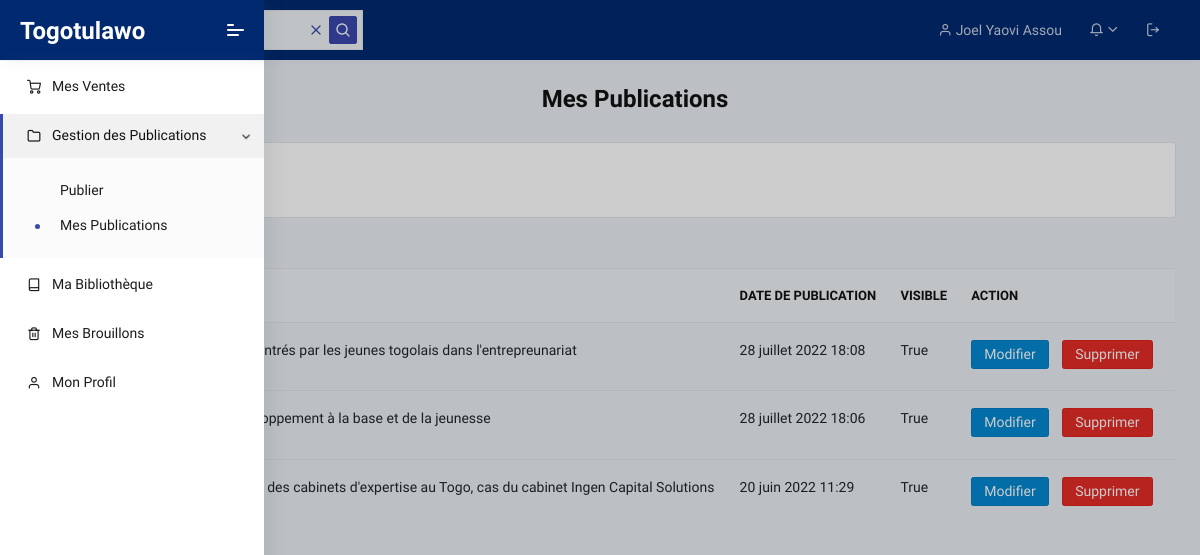
Page /dashboard/liste-article/ (signed in) on the earlier database version.
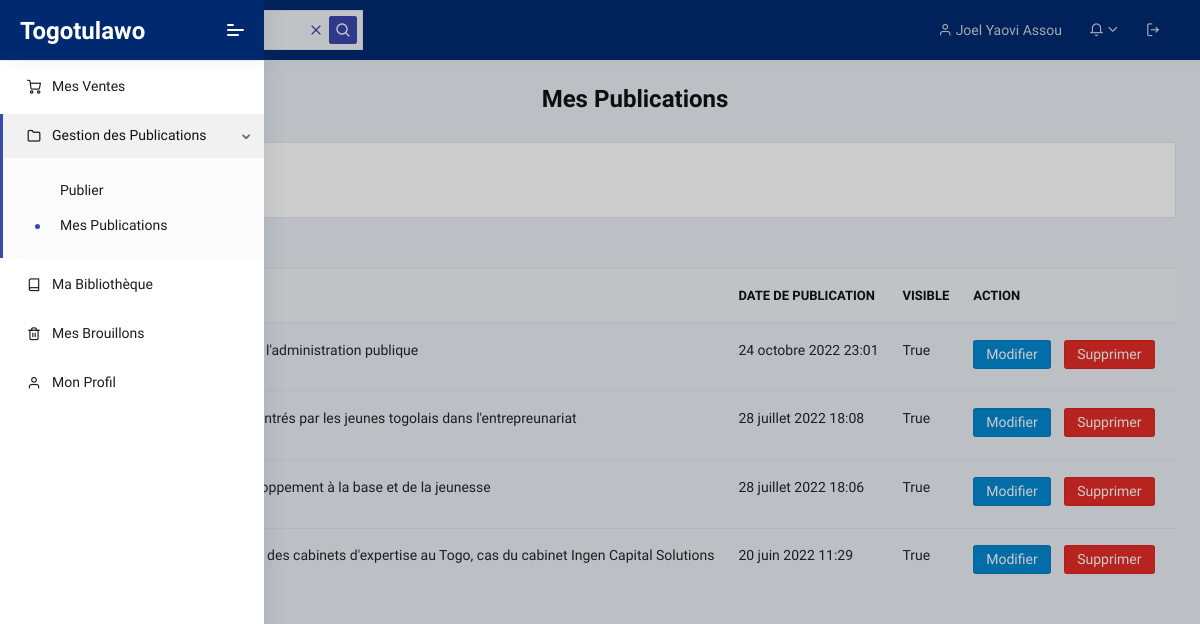
Same page on the later database version.
### main/models/article.py (models this page shows, shortened)
class Article(models.Model):
    option =(
        ('Thèse', 'Thèse'),
        ('Mémoire', 'Mémoire'),
        ('Rapport de stage', 'Rapport de stage'),
        ('Document de synthèse', 'Document de synthèse'),
        ('Article', 'Article'),
        ('Livre', 'Livre'),
    )
    class Meta:
        ordering = ["-publish_date"]
        get_latest_by = "publish_date"
    title = models.CharField(max_length=300, unique=True)
    subtitle = models.CharField(max_length=255, blank=True)
    slug = models.SlugField(max_length=300, unique=True)
    contenu = FroalaField()
    couverture = models.ImageField(upload_to='files/couverture', null=True, blank=True)
    auteur = models.ForeignKey(Auteur, null=False, on_delete=models.CASCADE)
    domaine = models.ForeignKey(Categorie, null=False, on_delete=models.CASCADE)
    type = models.CharField(max_length=100, choices=option)
    resource = models.FileField(
        upload_to="files/resource", null=True, blank=True)
    video_link = models.URLField(max_length=200, null=True, blank=True)
    favourites = models.ManyToManyField(
        User, related_name='favourite', default=None, blank=True)
    discount = models.IntegerField(null=True, blank=True, default=0)
    price = models.IntegerField(null=True, blank=True)
    is_draft = models.BooleanField(default=True)
    active = models.BooleanField(default=False)
    date_created = models.DateTimeField(auto_now_add=True)
    date_modified = models.DateTimeField(auto_now=True)
    publish_date = models.DateTimeField(auto_now_add=True)
    def __str__(self):
        return self.title + ' | ' + str(self.auteur)

### dashboard/views.py (the view)
# urls.py: path('liste-article/' , article_list , name="liste_article"),
@login_required(login_url='/account/login')
def article_list(request):
    context = {}
    try:
        article = Article.objects.filter(auteur=request.user.auteur, is_draft=False)
        context['article'] =  article
    except Exception as e:
        print(e)
    print(context)
    return render(request , 'publications.html' ,context)

### account/models.py (called while the page is built)
    def __str__(self):
        return self.user.get_full_name()

### dashboard/templates/publications.html (shortened to what this page needs)
{% extends 'index.html' %}
{% load article_custom_tags %}
{% load humanize %}
{% block content %}
<h3 class="text-center">Mes Publications</h3> <br/>
    <div class="row">
        <div class="col">
            <div class="card card-body">
                <form method="get">
                    <button class="btn btn-primary btn-sm" type="submit">Rechercher</button>
                </form>
            </div>
        </div>
    </div>
	<br>
<table class="table table-hover">
	<thead>
		<tr>
			<th scope="col">#</th>
			<th scope="col">Titre</th>
			<th scope="col">Date de publication</th>
			<th scope="col">Visible</th>
			<th scope="col">Action</th>
		</tr>
	</thead>
	<tbody>
		{% for i in article %}
		<tr>
			<th scope="row">{{forloop.counter}}</th>
			<td>{{i.title}}</td>
			<td>{{i.publish_date}}</td>
			<td>{{i.active}}</td>
            <td>
				<a class="btn btn-sm btn-info" href="{% url 'dashboard:article_update' i.slug %}">Modifier</a>
				<a class="btn btn-sm btn-danger" href="{% url 'dashboard:article_delete' i.id %}">Supprimer</a>
			</td>
		</tr>
		{% endfor %}
	</tbody>
</table>
</div>
</div>
</div>
</div>
</div>
{% endblock %}

Differences in the rows shown:
added Article: title "Le digital au sein de l'administration publique", publish_date "24 octobre 2022 23:01", active "True"
